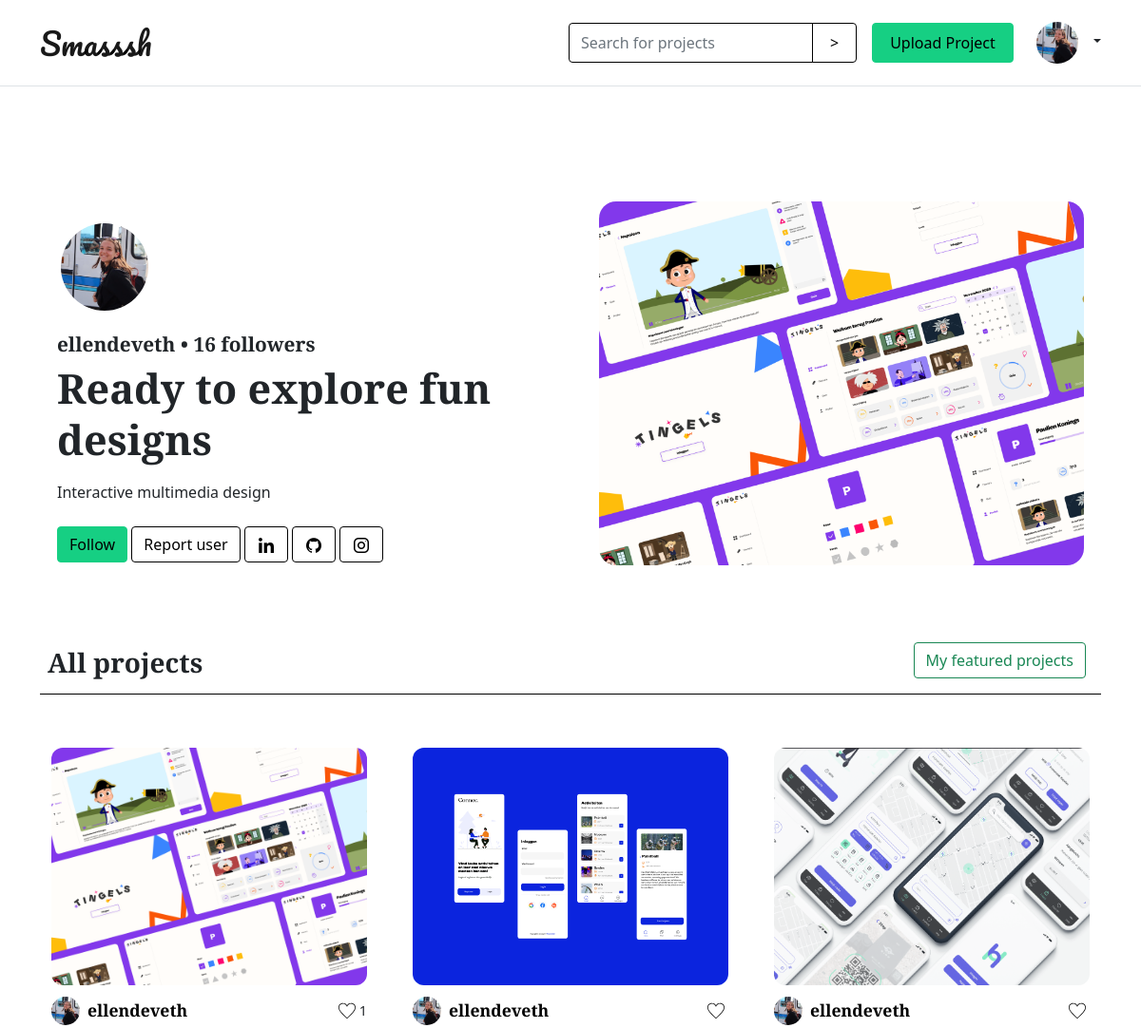
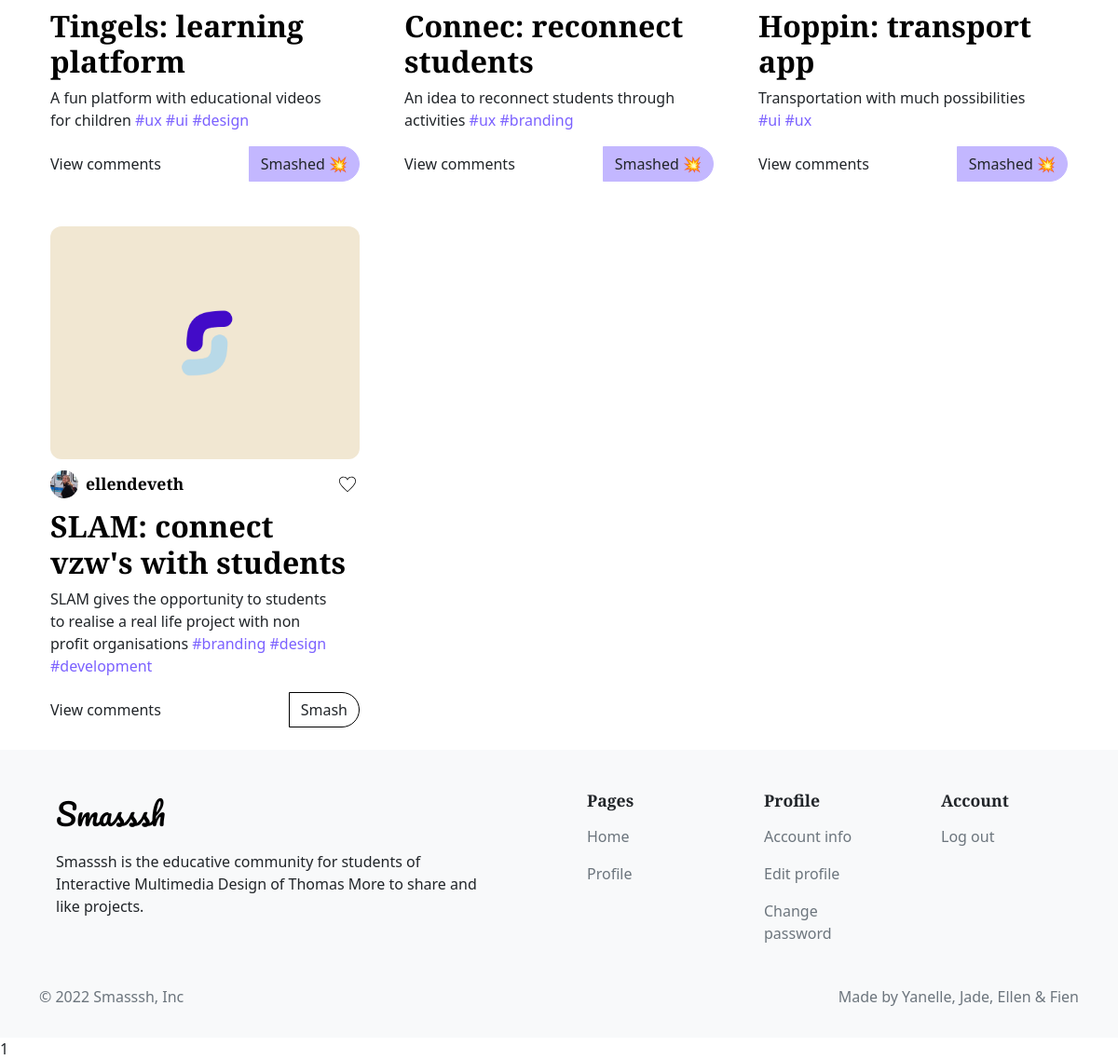
The app's page /profile.php?p=1 (signed in) with its own data (2 pictures, top to bottom).
### tables this page shows
CREATE TABLE `users` (
  `id` int(11) unsigned NOT NULL AUTO_INCREMENT,
  `email` varchar(300) DEFAULT NULL,
  `username` varchar(300) DEFAULT NULL,
  `password` varchar(300) DEFAULT NULL,
  `is_admin` tinyint(1) DEFAULT NULL,
  `profile_pic` varchar(300) DEFAULT 'default.png',
  `bio` varchar(300) DEFAULT 'New member of the smash community',
  `education` varchar(300) DEFAULT NULL,
  `second_email` varchar(300) DEFAULT NULL,
  `social_linkedin` varchar(300) DEFAULT NULL,
  `social_github` varchar(300) DEFAULT NULL,
  `social_instagram` varchar(300) DEFAULT NULL,
  PRIMARY KEY (`id`)
);

CREATE TABLE `posts` (
  `id` int(11) unsigned NOT NULL AUTO_INCREMENT,
  `title` varchar(300) DEFAULT NULL,
  `date` datetime DEFAULT NULL,
  `image` varchar(300) DEFAULT NULL,
  `description` varchar(300) DEFAULT NULL,
  `user_id` int(11) DEFAULT NULL,
  `isShowcase` tinyint(1) DEFAULT NULL,
  PRIMARY KEY (`id`)
);

CREATE TABLE `tags` (
  `id` int(11) NOT NULL AUTO_INCREMENT,
  `tag` varchar(50) DEFAULT NULL,
  `post_id` int(11) DEFAULT NULL,
  PRIMARY KEY (`id`)
);

### profile.php (the view, shortened to what the rows shown need)
<?php
$userId = $_GET['p'];
if (!isset($_SESSION['id'])) {
    header('Location: login.php');
} else {
    $user = new User();
    $key = $_GET['p'];
    $userData = User::getUserDataFromId($key);
    $userPosts = $user->getUserPostsFromId($key);
}
?>
<!DOCTYPE html>
<html lang="en">
<head>
    <?php include_once('style.php'); ?>
    <link rel="stylesheet" href="styles/custom.css">
</head>
<body>
    <?php include_once('header.php'); ?>
    <div class="container">
        <div class="row d-flex align-items-center">
            <div class="col">
                <img src="profile_pictures/<?php echo $userData['profile_pic']; ?>" class="img-thumbnail rounded-circle mt-5" alt="profile picture">
                <p class="username mt-3 mb-1"><?php echo htmlspecialchars($userData['username']); ?> • <span>16 followers</span></p>
                <p class="biography"><?php echo htmlspecialchars($userData['bio']); ?></p>
                <p class="education"><?php echo htmlspecialchars($userData['education']); ?></p>
                <form action="" method="post">
                    <div class="my-4">
                    </div>
                </form>
            </div>
            <div class="col project--item--latest">
                <img class="" src="uploaded_projects/<?php echo $userPosts[0]['image']; ?>" alt="latest posts">
            </div>
        </div>
        <div>
            <?php if (isset($emptyState)) : ?>
                <div class="empty-state flex-column m-3">
                    <img class="d-block mx-auto" src="assets/images/empty-state.png" alt="emptystate">
                    <h3 class="text-center py-4">Nothing to see here...</h3>
                </div>
            <?php else : ?>
                <div class="row">
                    <?php foreach ($userPosts as $post) : ?>
                        <?php
                        $smash = new Post();
                        $smash->setPostId($post['id']);
                        $isSmashed = $smash->isSmashed();
                        $like = new Like();
                        $like->setPostId($post['id']);
                        $like->setUserId($_SESSION['id']);
                        $isLiked = $like->isPostLikedByUser();
                        $count = $like->getLikes();
                        $tags = Post::getTagsFromPost($post['id']);
                        ?>
                        <div class="col-12 col-md-6 col-lg-4 p-4">
                            <img src="uploaded_projects/<?php echo htmlspecialchars($post['image']); ?>" width="100%" height="250px" class="img-project-post" style="object-fit:cover">
                            <div>
                                <div class="d-flex justify-content-between py-2">
                                    <div class="d-flex align-items-center justify-content-start">
                                        <img src="profile_pictures/<?php echo htmlspecialchars($post['profile_pic']); ?>" class="img-profile-post">
                                        <a href="profile.php?p=<?php echo htmlspecialchars($post[0]['user_id']); ?>">
                                            <h4 class="pt-2 ps-2"><?php echo htmlspecialchars($post['username']); ?></h4>
                                        </a>
                                    </div>
                                    <div class="d-flex align-items-center">
                                        <?php if (!$isLiked) : ?>
                                            <img src="assets/images/empty-heart.svg" name="like" class="like notLiked" id="likePost" data-userid="<?php echo $_SESSION['id'] ?>" data-postid="<?php echo $post['id'] ?>">
                                            <?php if ($count['COUNT(id)'] === "0") : ?>
                                                <p class="num-of-likes" data-postid="<?php echo $post['id'] ?>"><?php ?></p>
                                            <?php else : ?>
                                                <p class="num-of-likes" data-postid="<?php echo $post['id'] ?>"><?php echo $count['COUNT(id)'] ?></p>
                                            <?php endif; ?>
                                        <?php else : ?>
                                            <img src="assets/images/liked-heart.svg" name="like" class="like notLiked" id="likePost" data-userid="<?php echo $_SESSION['id'] ?>" data-postid="<?php echo $post['id'] ?>">
                                            <p class="num-of-likes" data-postid="<?php echo $post['id'] ?>"><?php echo $count['COUNT(id)'] ?></p>
                                        <?php endif; ?>
                                    </div>
                                </div>
                                <a href="post.php?p=<?php echo $post['id']; ?>">
                                    <h2><?php echo htmlspecialchars($post['title']); ?></h2>
                                </a>
                                <p class="pe-4"><?php echo htmlspecialchars($post['description']); ?>
                                    <?php foreach ($tags as $tag) : ?>
                                        <span class="link-primary"><?php echo htmlspecialchars($tag['tag']); ?></span>
                                    <?php endforeach; ?>
                                </p>
                            </div>
                            <div class="d-flex justify-content-between align-items-center">
                                <a href="" class="link-dark">View comments</a>
                                <?php if ($_SESSION['id'] === $userId) : ?>
                                    <?php if (!$isSmashed) : ?>
                                        <a href="#" id="smashed" name="smashed" class="btn btn-smash" data-postid="<?php echo $post['id']; ?>" data-userid="<?php echo $_SESSION['id'] ?>"> Smash </a>
                                    <?php else : ?>
                                        <a href="#" id="smashed" name="smashed" class="btn btn-smash active" data-postid="<?php echo $post['id']; ?>" data-userid="<?php echo $_SESSION['id'] ?>"> Smashed 💥</a>
                                    <?php endif; ?>
                                <?php endif; ?>
                            </div>
                        </div>
                    <?php endforeach; ?>
                </div>
            <?php endif; ?>
        </div>
    </div>
</body>
</html>

### header.php (shortened to what the rows shown need)
<?php
    if (isset($_SESSION['email'])) {
        $sessionId = $_SESSION['id'];
        $userDataFromId = User::getUserDataFromId($sessionId);
    }
?><nav class="navbar navbar-light border-bottom">
    <div class="container">
        <div class="d-flex align-items-center">
            <?php if (!isset($_SESSION['email'])): ?>
            <form class="d-flex">
                <a href="login.php" class="btn btn-outline-primary me-2">Login</a>
                <a href="register.php" class="btn btn-primary">Signup</a>
            </form>
            <?php else: ?>
            <form class="" action="" method="post">
                <div class="input-group">
                    <input type="text" class="form-control" name="search" placeholder="Search for projects" aria-label="Search for projects" aria-describedby="button-addon2">
                    <input class="btn btn-outline-primary btn-icon-search" type="submit" name="submit-search" id="button-addon2" value=">">
                </div>
            </form>
            <a href="uploadProject.php" class="btn btn-primary m-3">Upload Project</a>
            <div class="flex-shrink-0 dropdown d-flex">
                <a href="#" class="d-block link-dark text-decoration-none dropdown-toggle" id="dropdownUser2" data-bs-toggle="dropdown" aria-expanded="false">
                    <img src="profile_pictures/<?php echo $userDataFromId['profile_pic']; ?>" class="p-2 rounded-circle img-thumbnail" >
                </a>
            </div>
            <?php endif; ?>
        </div>
    </div>
</nav>

### records on screen
users: profile_pic (picture), username "ellendeveth", bio "Ready to explore fun designs", education "Interactive multimedia design"
posts: image (picture), user.profile_pic (picture), user.username "ellendeveth", COUNT "1", title "Tingels: learning platform", description "A fun platform with educational videos for children"
tags: tag "#ux"
tags: tag "#ui"
tags: tag "#design"
posts: image (picture), user.profile_pic (picture), user.username "ellendeveth", title "Connec: reconnect students", description "An idea to reconnect students through activities"
tags: tag "#ux"
tags: tag "#branding"
posts: image (picture), user.profile_pic (picture), user.username "ellendeveth", title "Hoppin: transport app", description "Transportation with much possibilities"
tags: tag "#ui"
tags: tag "#ux"
posts: image (picture), user.profile_pic (picture), user.username "ellendeveth", title "SLAM: connect vzw's with students", description "SLAM gives the opportunity to students to realise a real life project with non profit organisations"
tags: tag "#branding"
tags: tag "#design"
tags: tag "#development"

### other values on screen
include_once('footer.php') "1"
